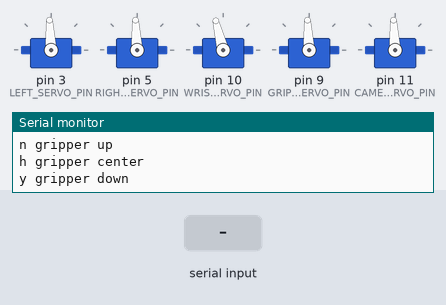
Bench run of a sketch on a simulated Arduino Uno, built with avr-gcc and run on an emulated ATmega328P. On the bench: 5 × servo, the last lines printed to the serial monitor. Inputs (shaded band) come from the test bench.

Above: at 1.4 s.
1.5 s: "w" received over Serial
At 2.1 s:
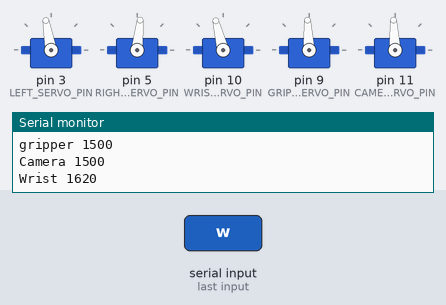
3.0 s: byte 108 ('l') received over Serial
At 4.2 s:
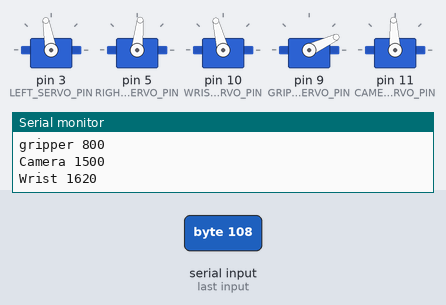
4.5 s: "a" received over Serial
At 5.6 s:
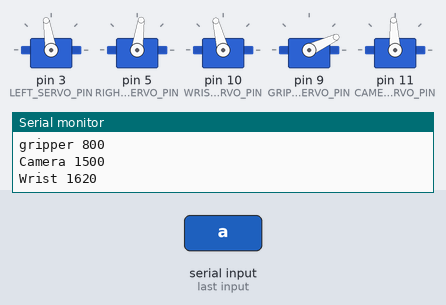
6.0 s: "j" received over Serial
At 6.7 s:
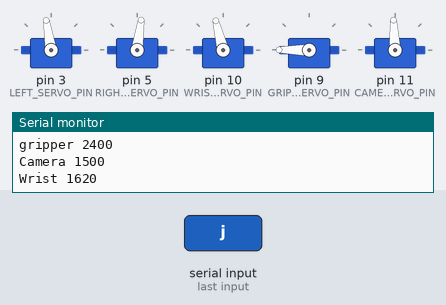
7.5 s: "d" received over Serial
At 7.9 s:
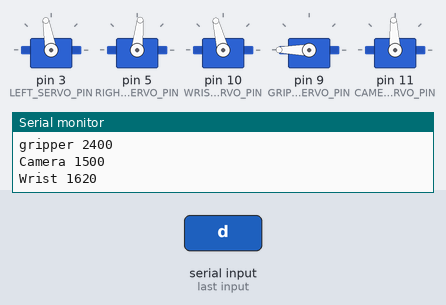
9.0 s: byte 98 ('b') received over Serial
At 10.1 s:
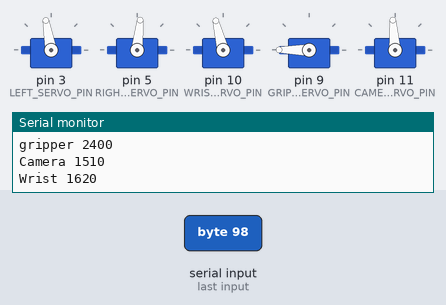
Timing chart, 0 to 11.5 s (numbered marks = the images above; inputs shaded):
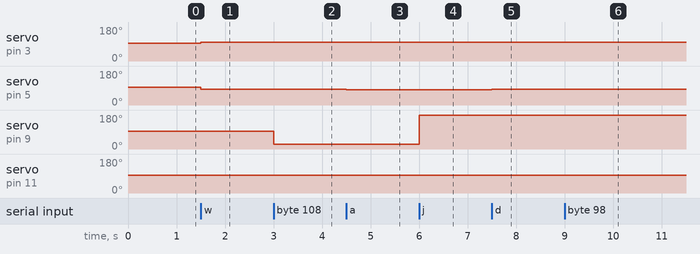

Measured:
- after the input at 1.5 s, servo on pin 3 (LEFT_SERVO_PIN): 93° → 100° at once; servo on pin 5 (RIGHT_SERVO_PIN): 93° → 84° at once
- after the input at 3.0 s, servo on pin 9 (GRIPPER_SERVO_PIN): 93° → 25° at once
- after the input at 4.5 s, servo on pin 3 (LEFT_SERVO_PIN): 100° → 99° at once; servo on pin 5 (RIGHT_SERVO_PIN): 84° → 82° at once
- after the input at 6.0 s, servo on pin 9 (GRIPPER_SERVO_PIN): 25° → 180° at once
- after the input at 7.5 s, servo on pin 3 (LEFT_SERVO_PIN): 99° → 100° at once; servo on pin 5 (RIGHT_SERVO_PIN): 82° → 84° at once
- after the input at 9.0 s, servo on pin 11 (CAMERA_SERVO_PIN): 93° → 94° at once

The sketch:

geekbot.ino
```cpp
/**
 *  @file geekbot
 *  @brief Recieves commands via serial port and uses them to control the geekbot
 */
#include <Servo.h>

//pin constants
const int LEFT_SERVO_PIN = 3;
const int RIGHT_SERVO_PIN = 5;
const int WRIST_SERVO_PIN = 10;
const int GRIPPER_SERVO_PIN = 9;
const int CAMERA_SERVO_PIN = 11;

//ad0 is left gripper pad
//ad1 is right gripper pad

const int SERVO_LEFT_FORWARD = 1580;
const int SERVO_RIGHT_FORWARD = 1410;
const int SERVO_LEFT_REVERSE = 1410;
const int SERVO_RIGHT_REVERSE = 1580;
const int SERVO_DELAY = 10;

//speed control
int CW_MIN_SPEED = 1400;      //servo pulse in microseconds for slowest clockwise speed
int CW_MAX_SPEED = 1000;      //servo pulse in microseconds for fastest clockwise speed
int CCW_MIN_SPEED = 1600;      //servo pulse in microseconds for slowest counter-clockwise speed
int CCW_MAX_SPEED = 2000;      //servo pulse in microseconds for fastest counter-clockwise speed
const int SERVO_STOP = 1500;         //servo pulse in microseconds for stopped servo


const int WRIST_MAX = 2080;
const int WRIST_MIN = 1620;
const int CAMERA_FORWARD = 1500;

//gripper control
int wristPos = WRIST_MIN;
int gripperPos = 1500;
int cameraPos = CAMERA_FORWARD;


char incomingByte = 0; // for incoming serial data

Servo servoLeft, servoRight, servoWrist, servoGripper, servoCamera;

float servoSpeedLeft = SERVO_STOP;   //left servo speed. Ranges from FULL_SPEED_REVERESE to FULL_SPEED_FORWARD with halfway in between (0) being stopped
float servoSpeedRight = SERVO_STOP;  //right servo speed. Ranges from FULL_SPEED_REVERESE to FULL_SPEED_FORWARD with halfway in between (0) being stopped

void test_camera(void)
{
  Serial.println("Testing Camera Servo");

  cameraPos = 800;
  servoCamera.writeMicroseconds(cameraPos);
  delay(SERVO_DELAY);

  cameraPos = 2400;
  servoCamera.writeMicroseconds(cameraPos);
  delay(SERVO_DELAY);

  cameraPos = CAMERA_FORWARD;
  servoCamera.writeMicroseconds(cameraPos);
  delay(SERVO_DELAY);
}

void test_wrist(void)
{
  Serial.println("Testing Wrist Servo");

  wristPos = WRIST_MIN;
  servoWrist.writeMicroseconds(wristPos);
  delay(SERVO_DELAY);

  wristPos = WRIST_MAX;
  servoWrist.writeMicroseconds(wristPos);
  delay(SERVO_DELAY);
}

void test_gripper(void)
{
  Serial.println("Testing Gripper Servo");

  gripperPos = 800;
  servoGripper.writeMicroseconds(gripperPos);
  delay(SERVO_DELAY);

  gripperPos = 2400;
  servoGripper.writeMicroseconds(gripperPos);
  delay(SERVO_DELAY);

  gripperPos = 1500;
  servoGripper.writeMicroseconds(gripperPos);
  delay(SERVO_DELAY);
}

bool isStopped()
{
  if (servoSpeedLeft == SERVO_STOP && servoSpeedRight == SERVO_STOP)
  {
    return true;
  }
  return false;
}

void setup() {
  // put your setup code here, to run once:
  Serial.begin(9600);

  servoLeft.attach(LEFT_SERVO_PIN);
  servoRight.attach(RIGHT_SERVO_PIN);
  servoWrist.attach(WRIST_SERVO_PIN);
  servoGripper.attach(GRIPPER_SERVO_PIN);
  servoCamera.attach(CAMERA_SERVO_PIN);

  servoLeft.writeMicroseconds(servoSpeedLeft);
  servoRight.writeMicroseconds(servoSpeedRight);
  servoWrist.writeMicroseconds(wristPos);
  servoGripper.writeMicroseconds(gripperPos);
  servoCamera.writeMicroseconds(cameraPos);

  while(!Serial);
  Serial.println("Starting Geekbot Test");
  //test_camera();
  //test_wrist();
  //test_gripper();
  Serial.println("Controls");
  Serial.println("w Forward");
  Serial.println("x Reverse");
  Serial.println("a Left");
  Serial.println("d Right");
  Serial.println("c,q Nudge Left");
  Serial.println("e,z Nudge Right");
  Serial.println("s Stop");
  Serial.println("j gripper wide");
  Serial.println("k gripper medium");
  Serial.println("l gripper narrow");
  Serial.println("b camera up");
  Serial.println("g camera center");
  Serial.println("t camera down");
  Serial.println("n gripper up");
  Serial.println("h gripper center");
  Serial.println("y gripper down");
}

void loop() {
  // put your main code here, to run repeatedly

  // send data only when you receive data:
  if (Serial.available() > 0)
  {
    // read the incoming byte:
    incomingByte = Serial.read();

    switch (incomingByte) {
      // wheel speed
      case 'q' : //slight left
      case 'c' :
        servoSpeedLeft -= 5;
        servoSpeedRight -= 5;
        break;
      case 'e' : //slight right
      case 'z' :
        servoSpeedLeft += 5;
        servoSpeedRight += 5;
        break;
      case 'w' : //forward
        if (isStopped())
        {
          servoSpeedLeft = SERVO_LEFT_FORWARD;
          servoSpeedRight = SERVO_RIGHT_FORWARD;
        }
        else
        {
          servoSpeedLeft += 10;
          servoSpeedRight -= 10;
        }
        break;
      case 'x' : //reverse
        if(isStopped())
        {
          servoSpeedLeft = SERVO_LEFT_REVERSE;
          servoSpeedRight = SERVO_RIGHT_REVERSE;
        }
        else
        {
          servoSpeedLeft -= 10;
          servoSpeedRight += 10;
        }
        break;
      case 'a' : //left
        if(isStopped())
        {
          servoSpeedLeft = SERVO_LEFT_REVERSE;
          servoSpeedRight = SERVO_RIGHT_FORWARD;
        }
        else
        {
          servoSpeedLeft -= 20;
          servoSpeedRight -= 20;
        }
        break;
      case 'd' : //right
        if(isStopped())
        {
          servoSpeedLeft = SERVO_LEFT_FORWARD;
          servoSpeedRight = SERVO_RIGHT_REVERSE;
        }
        else
        {
          servoSpeedLeft += 20;
          servoSpeedRight += 20;
        }
        break;
      case 's' : //stop
        servoSpeedLeft = SERVO_STOP;
        servoSpeedRight = SERVO_STOP;
        break;

      // opening and closing of gripper
      case 'j' :
        gripperPos = 2400;
        servoGripper.writeMicroseconds(gripperPos);
        delay(SERVO_DELAY);
        break;
      case 'k' :
        gripperPos = 1500;
        servoGripper.writeMicroseconds(gripperPos);
        delay(SERVO_DELAY);
        break;
      case 'l' :
        gripperPos = 800;
        servoGripper.writeMicroseconds(gripperPos);
        delay(SERVO_DELAY);
        break;

      // camera up and down
      case 'b' :
        cameraPos += 10;
        servoCamera.writeMicroseconds(cameraPos);
        delay(SERVO_DELAY);
        break;
      case 'g' :
        cameraPos = 1500;
        servoCamera.writeMicroseconds(cameraPos);
        delay(SERVO_DELAY);
        break;
      case 't' :
        cameraPos -= 10;
        servoCamera.writeMicroseconds(cameraPos);
        delay(SERVO_DELAY);
        break;

      // gripper up and down
      case 'n' :
        if (wristPos < WRIST_MAX)
        {
          wristPos += 20;
          servoWrist.writeMicroseconds(wristPos);
          delay(SERVO_DELAY);
        }
        break;
      case 'h' :
        wristPos = 1500;
        servoWrist.writeMicroseconds(wristPos);
        delay(SERVO_DELAY);
        break;
      case 'y' :
        if (wristPos > WRIST_MIN)
        {
          wristPos -= 20;
          servoWrist.writeMicroseconds(wristPos);
          delay(SERVO_DELAY);
        }
        break;
    }

    servoLeft.writeMicroseconds(servoSpeedLeft);
    servoRight.writeMicroseconds(servoSpeedRight);

    Serial.print("left ");
    Serial.println(servoSpeedLeft);
    Serial.print("right ");
    Serial.println(servoSpeedRight);

    Serial.print("gripper ");
    Serial.println(gripperPos);
    Serial.print("Camera ");
    Serial.println(cameraPos);
    Serial.print("Wrist ");
    Serial.println(wristPos);

  }

}
```
